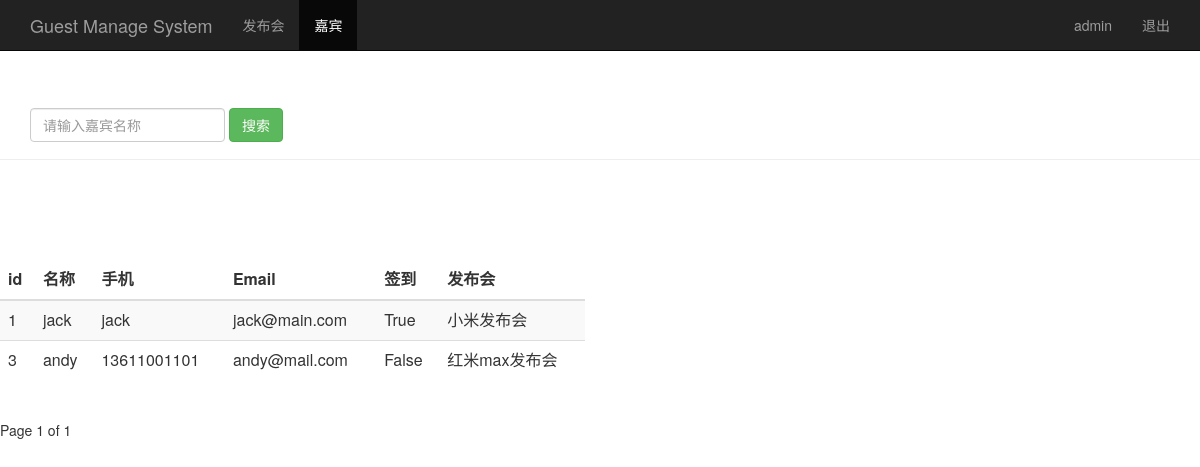
The page /guest_manage/ (signed in) on the database its author committed.
### sign/models.py (models this page shows)
class Guest(models.Model):
    event = models.ForeignKey(Event,on_delete=models.CASCADE)#关联发布会ID
    realname = models.CharField(max_length=64)#姓名
    phone = models.CharField(max_length=16)#手机号
    email = models.EmailField()#邮箱
    sign = models.BooleanField()#签到状态
    create_time = models.DateTimeField(auto_now=True)#创建时间（自动获取当前时间）

class Event(models.Model):
    name = models.CharField(max_length=100)#发布会标题
    limit = models.IntegerField()#参加人数
    status = models.BooleanField()#状态
    address = models.CharField(max_length=200)#地址
    start_time = models.DateTimeField('events time')#发布会时间
    create_time = models.DateTimeField(auto_now=True)#创建时间，自动获取当前时间
    def __str__(self):
        return self.name

### sign/views.py (the view)
# urls.py: url(r'^guest_manage/$',views.guest_manage),
@login_required()
def guest_manage(request):
    username = request.session.get('user','')
    guest_list = Guest.objects.all()
    paginator =Paginator(guest_list,2)
    page = request.GET.get('page')
    try:
        contacts = paginator.page(page)
    except PageNotAnInteger:
        contacts = paginator.page(1)
    except EmptyPage:
        contacts = paginator.page(paginator.num_pages)
    return render(request,"guest_manage.html", {"user": username,"guests": contacts})

### sign/templates/guest_manage.html (shortened to what this page needs)
<html lang="zh-CN">
  <head>
      {% load bootstrap3 %}
      {% bootstrap_css %}
  </head>
  <body>
    <nav class="navbar navbar-inverse navbar-fixed-top">
        <div class="container">
            <div class="navbar-header">
                <a class="navbar-brand" href="/event_manage">Guest Manage System</a>
            </div>
            <div id="navbar" class="collapse navbar-collapse">
                <u1 class="nav navbar-nav">
                    <li><a href="/event_manage/">发布会</a> </li>
                    <li class="active"><a href="#">嘉宾</a></li>
                </u1>
                <u1 class="nav navbar-nav navbar-right">
                    <li><a href="#">{{user}}</a> </li>
                    <li><a href="/logout/">退出</a></li>
                </u1>
            </div>
        </div>
    </nav>
    <div class="page-header" style="padding-top: 60px;">
         <div id="navbar" class="navbar-collapse collapse">
             <form class="navbar-form" methond="get" action="/search_user/">
                 <div class="form-group">
                     <input name="realname" type="text" placeholder="请输入嘉宾名称" class="form-control">
                 </div>
                 <button type="submit" class="btn btn-success">搜索</button>
             </form>
         </div>
     </div>
    <div class="row" style="padding-top: 80px;">
        <div class="col-md-6">
            <table class="table table-striped">
                <thead>
                  <tr>
                      <th>id</th><th>名称</th><th>手机</th><th>Email</th><th>签到</th>
                      <th>发布会</th>
                  </tr>
                </thead>
                <tbody>
                  {% for guest in guests %}
                      <tr>
                          <td>{{ guest.id }}</td>
                          <td>{{ guest.realname }}</td>
                          <td>{{ guest.phone }}</td>
                          <td>{{ guest.email }}</td>
                          <td>{{ guest.sign }}</td>
                          <td>{{ guest.event }}</td>
                      </tr>
                  {% endfor %}
                </tbody>
            </table>
        </div>
    </div>
    <div class="pagination">
        <span class="step-links">
              <span class="current">
                  Page {{ guests.number }} of {{ guests.paginator.num_pages }}
              </span>
        </span>
    </div>
  </body>
</html>

### rows shown on the page
Guest: id "1", realname "jack", phone "jack", email "jack@main.com", sign "True", event "小米发布会"
Guest: id "3", realname "andy", phone "13611001101", email "andy@mail.com", sign "False", event "红米max发布会"

### other values the page prints
{{ user }} "admin"
{{ guests.number }} "1"
{{ guests.paginator.num_pages }} "1"
